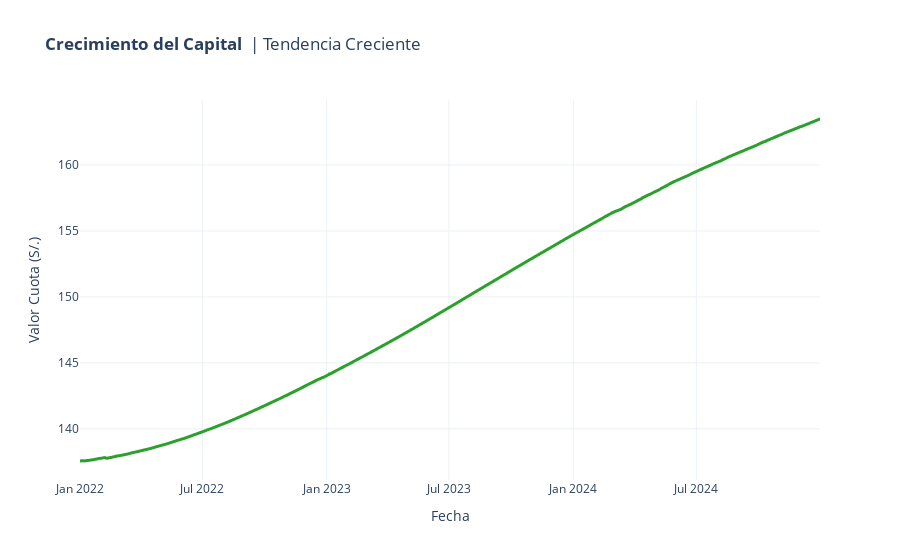

Notebook code for this chart:
### Code cell
# Curva de Crecimiento 
fig_nav = px.line(df_risk, x=df_risk.index, y='Precio', 
                  title='<b>Crecimiento del Capital </b> | Tendencia Creciente')
fig_nav.update_traces(line_color='#2ca02c', line_width=3) 
fig_nav.update_layout(yaxis_title="Valor Cuota (S/.)", hovermode="x unified")
fig_nav.show()

### Figure 1 — Plotly figure (JSON) as saved in the notebook; plotly's stock layout.template omitted (floating-point values rounded to 4 significant figures; data arrays with more than 128 entries replaced by an {"elided": "..."} marker saying what was removed)
{"data": [{"hovertemplate": "Fecha=%{x}<br>Precio=%{y}<extra></extra>", "legendgroup": "", "line": {"color": "#2ca02c", "dash": "solid", "width": 3}, "marker": {"symbol": "circle"}, "mode": "lines", "name": "", "showlegend": false, "type": "scattergl", "x": {"elided": "1095 str values"}, "xaxis": "x", "y": {"elided": "1095 float values"}, "yaxis": "y"}], "layout": {"hovermode": "x unified", "legend": {"tracegroupgap": 0}, "title": {"text": "<b>Crecimiento del Capital </b> | Tendencia Creciente"}, "xaxis": {"anchor": "y", "domain": [0, 1], "title": {"text": "Fecha"}}, "yaxis": {"anchor": "x", "domain": [0, 1], "title": {"text": "Valor Cuota (S/.)"}}}}
